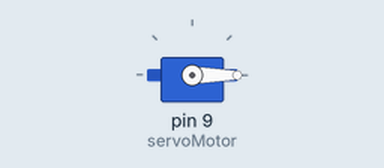
This sketch was run on a simulated Arduino Uno, built with avr-gcc and run on an emulated ATmega328P. Parts: servo.

Above: at 0.01 s.
At 4.01 s:
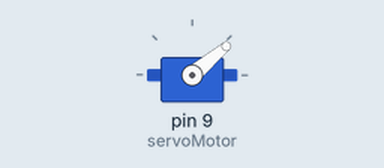
At 8.01 s:
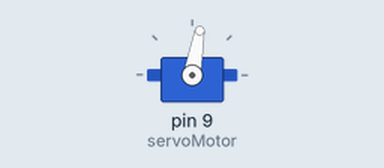
At 16.1 s:
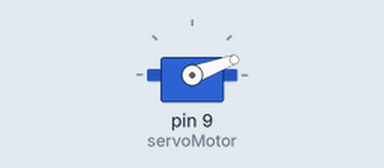
Timing chart, 0 to 19.4 s (numbered marks = the images above):
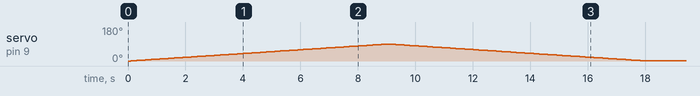

The sketch:

sketch_may02a.ino
```cpp
#include <Servo.h>
Servo servoMotor;

void setup() {
  Serial.begin(9600);
  servoMotor.attach(9);
  servoMotor.write(0);
  for (int i = 0; i <= 90; i++)
  {
    // Desplazamos al ángulo correspondiente
  servoMotor.write(i);
    // Hacemos una pausa de 25ms
  delay(100);
  }

  // Para el sentido negativo
  for (int i = 89; i > 0; i--)
  {
    // Desplazamos al ángulo correspondiente
    servoMotor.write(i);
    // Hacemos una pausa de 25ms
    delay(100);
  }
}

void loop() {
  // put your main code here, to run repeatedly:

}
```
